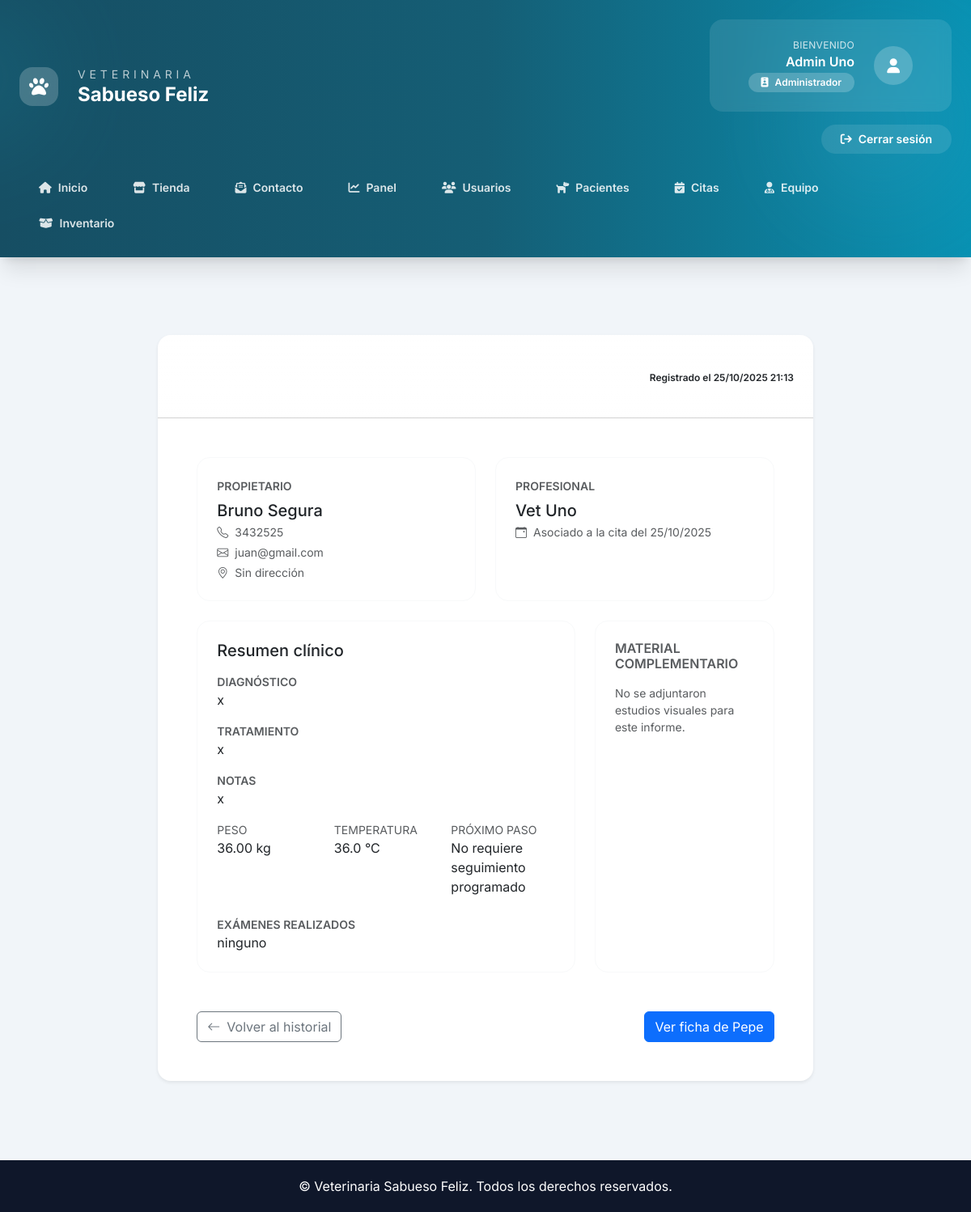
/vet/historial-medico/6/ (signed in), run on an earlier commit of the app's database.
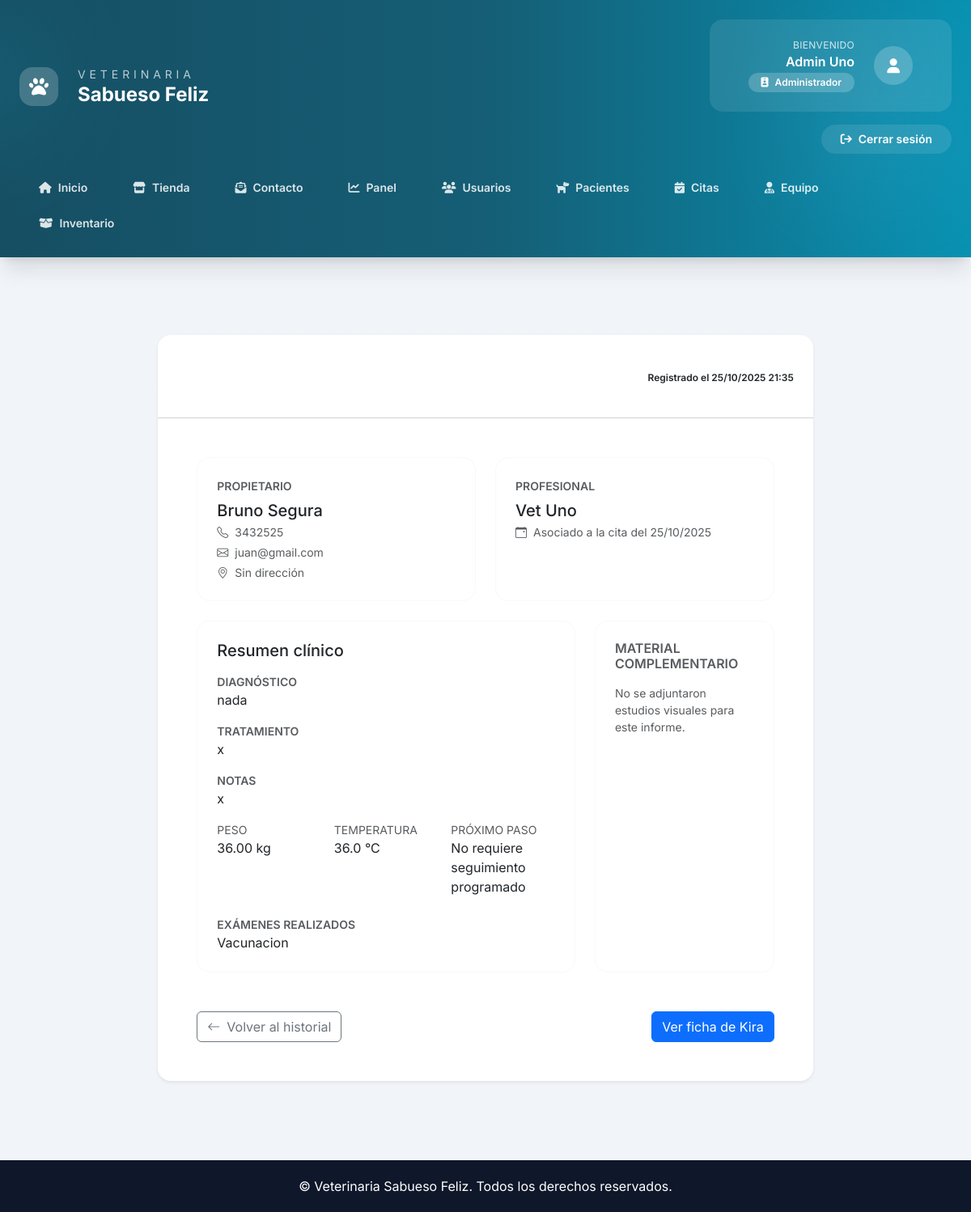
And on a later commit of the database.
### Core/models.py (models this page shows, shortened)
class HistorialMedico(models.Model):
    paciente = models.ForeignKey(Paciente, on_delete=models.CASCADE)
    veterinario = models.ForeignKey(User, limit_choices_to={"rol": "VET"}, on_delete=models.SET_NULL, null=True)
    fecha = models.DateTimeField(auto_now_add=True)
    diagnostico = models.TextField()
    tratamiento = models.TextField()
    notas = models.TextField(blank=True)
    peso = models.DecimalField(max_digits=5, decimal_places=2, blank=True, null=True)
    temperatura = models.DecimalField(max_digits=4, decimal_places=1, blank=True, null=True)
    examenes = models.TextField(blank=True)
    imagenes = models.ImageField(upload_to="historial_medico/", blank=True, null=True)
    proximo_control = models.DateField(blank=True, null=True)
    sin_proximo_control = models.BooleanField(default=False)
    cita = models.OneToOneField(
        "Cita",
        on_delete=models.SET_NULL,
        null=True,
        blank=True,
        related_name="historial_medico",
    )

class Paciente(models.Model):
    nombre = models.CharField(max_length=100)
    especie = models.CharField(max_length=50)
    raza = models.CharField(max_length=50, blank=True)
    sexo = models.CharField(max_length=10)
    fecha_nacimiento = models.DateField()
    propietario = models.ForeignKey(Propietario, on_delete=models.CASCADE)
    vacunas = models.TextField(blank=True)
    alergias = models.TextField(blank=True)
    foto = models.ImageField(upload_to="pacientes/", blank=True, null=True)

class User(AbstractUser):
    ROLES = (
        ("ADMIN", "Administrador"),
        ("VET", "Veterinario"),
        ("ADMIN_OP", "Administrativo"),
        ("OWNER", "Propietario"),
    )
    rol = models.CharField(max_length=20, choices=ROLES)
    telefono = models.CharField(max_length=20, blank=True)
    direccion = models.CharField(max_length=200, blank=True)
    activo = models.BooleanField(default=True)
    avatar = models.ImageField(upload_to="avatars/", blank=True, null=True)
    especialidad = models.CharField(max_length=100, blank=True)  # para veterinarios
    sucursal = models.ForeignKey(
        Sucursal,
        on_delete=models.SET_NULL,
        null=True,
        blank=True,
        related_name="usuarios",
    )

class Cita(models.Model):
    ESTADOS = (
        ("pendiente", "Pendiente"),
        ("programada", "Programada"),
        ("atendida", "Atendida"),
        ("cancelada", "Cancelada"),
    )
    TIPOS = (
        ("consulta", "Consulta"),
        ("vacunacion", "Vacunación"),
        ("cirugia", "Cirugía"),
    )
    paciente = models.ForeignKey(Paciente, on_delete=models.CASCADE)
    veterinario = models.ForeignKey(
        User,
        limit_choices_to={"rol": "VET"},
        on_delete=models.SET_NULL,
        null=True,
        blank=True,
    )
    sucursal = models.ForeignKey(
        Sucursal,
        on_delete=models.PROTECT,
        related_name="citas",
    )
    fecha_solicitada = models.DateField(default=timezone.now)
    fecha_hora = models.DateTimeField(blank=True, null=True)
    duracion = models.IntegerField(default=30)  # duración en minutos
    tipo = models.CharField(max_length=50, choices=TIPOS, default="consulta")
    estado = models.CharField(max_length=20, choices=ESTADOS, default="pendiente")
    notas = models.TextField(blank=True)
    farmacos_utilizados = models.ManyToManyField(
        "Farmaco",
        blank=True,
        related_name="citas_utilizadas",
        through="CitaFarmaco",
        through_fields=("cita", "farmaco"),
        help_text="Medicamentos del inventario utilizados durante la atención.",
    )

### Core/views.py (the view)
# urls.py: path('vet/historial-medico/<int:historial_id>/', views.detalle_historial, name='detalle_historial'),
@login_required
def detalle_historial(request, historial_id):
    historial = get_object_or_404(HistorialMedico, id=historial_id)
    return render(request, "core/detalle_historial.html", {"historial": historial})

### Core/templates/core/detalle_historial.html (shortened to what the changed rows need)
{% extends "core/base.html" %}
{% block content %}
<div class="container py-5">
    <div class="row justify-content-center">
        <div class="col-xl-10">
            <div class="card border-0 shadow-sm rounded-4 overflow-hidden">
                <div class="card-header bg-gradient text-white py-4" style="background: linear-gradient(135deg, #1f2937 0%, #0f172a 40%, #2563eb 100%);">
                    <div class="d-flex flex-column flex-md-row align-items-md-center justify-content-between gap-3">
                        <div>
                            <h1 class="h4 mb-0">{{ historial.paciente.nombre }} <span class="text-white-50">({{ historial.paciente.especie }})</span></h1>
                        </div>
                        <div class="text-md-end">
                            <span class="badge bg-white text-dark fw-semibold">Registrado el {{ historial.fecha|date:"d/m/Y H:i" }}</span>
                        </div>
                    </div>
                </div>
                <div class="card-body p-4 p-xl-5">
                    <div class="row g-4 mb-4">
                        <div class="col-lg-6">
                            <div class="rounded-4 border border-light p-4 h-100 bg-white">
                                {% if historial.paciente.propietario %}
                                    {% with propietario=historial.paciente.propietario %}
                                    <h2 class="h5 mb-1">{{ propietario.user.get_full_name|default:propietario.user.username }}</h2>
                                    {% endwith %}
                                {% else %}
                                    <p class="text-muted mb-0">Sin propietario registrado.</p>
                                {% endif %}
                            </div>
                        </div>
                        <div class="col-lg-6">
                            <div class="rounded-4 border border-light p-4 h-100 bg-white">
                                <p class="text-uppercase small text-muted mb-2 fw-semibold">Profesional</p>
                                <h2 class="h5 mb-1">{{ historial.veterinario.get_full_name|default:historial.veterinario.username|default:"Equipo Sabueso Feliz" }}</h2>
                                {% if historial.cita %}
                                    <p class="text-muted small mb-0"><i class="bi bi-calendar-event me-2"></i>Asociado a la cita del {{ historial.cita.fecha_solicitada|date:"d/m/Y" }}</p>
                                {% else %}
                                    <p class="text-muted small mb-0"><i class="bi bi-calendar-event me-2"></i>Registro manual sin cita vinculada</p>
                                {% endif %}
                            </div>
                        </div>
                    </div>
                    <div class="row g-4">
                        <div class="col-xl-8">
                            <div class="rounded-4 border border-light p-4 h-100 bg-white">
                                <h3 class="h5 mb-3">Resumen clínico</h3>
                                <p class="mb-3"><span class="fw-semibold text-muted text-uppercase small d-block">Diagnóstico</span>{{ historial.diagnostico }}</p>
                                <p class="mb-3"><span class="fw-semibold text-muted text-uppercase small d-block">Tratamiento</span>{{ historial.tratamiento }}</p>
                                <p class="mb-3"><span class="fw-semibold text-muted text-uppercase small d-block">Notas</span>{{ historial.notas|default:"Sin observaciones adicionales" }}</p>
                                <div class="row g-3">
                                    <div class="col-sm-4">
                                        <p class="mb-0"><span class="text-uppercase small text-muted d-block">Peso</span>{{ historial.peso|default:"-" }} kg</p>
                                    </div>
                                    <div class="col-sm-4">
                                        <p class="mb-0"><span class="text-uppercase small text-muted d-block">Temperatura</span>{{ historial.temperatura|default:"-" }} °C</p>
                                    </div>
                                    <div class="col-sm-4">
                                    </div>
                                </div>
                                {% if historial.examenes %}
                                <div class="mt-4">
                                    <span class="fw-semibold text-muted text-uppercase small d-block">Exámenes realizados</span>
                                    <p class="mb-0">{{ historial.examenes }}</p>
                                </div>
                                {% endif %}
                            </div>
                        </div>
                    </div>
                    <div class="d-flex justify-content-between align-items-center mt-5">
                        <a href="{% url 'historial_medico_vet' %}" class="btn btn-outline-secondary">
                            <i class="bi bi-arrow-left me-2"></i>Volver al historial
                        </a>
                        <a href="{% url 'detalle_mascota' historial.paciente.id %}" class="btn btn-primary">
                            Ver ficha de {{ historial.paciente.nombre }}
                        </a>
                    </div>
                </div>
            </div>
        </div>
    </div>
</div>
{% endblock %}

What changed in the data, as far as the page shows it:
changed HistorialMedico "Vet Uno": fecha "25/10/2025 21:13" → "25/10/2025 21:35"; diagnostico "x" → "nada"; examenes "ninguno" → "Vacunacion"; paciente.nombre "Pepe" → "Kira"
